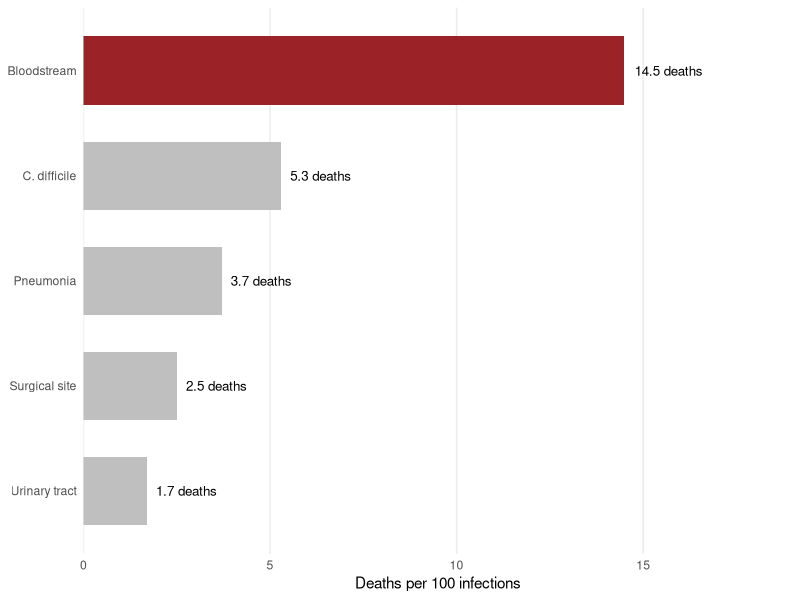

Write R code to recreate this figure.
## ---- chunk 1
#| echo: false
#| message: false
library(ggplot2)
## ---- chunk 2
#| echo: false
#| label: tbl-compare
#| tbl-cap: "Germany ends up with more infections, more deaths and more lost health per head of population than the European average, despite treating each patient more safely. Figures are estimates for 2011, rounded. Source: Zacher et al. (2019)."
comparison <- data.frame(
  measure = c("Infections caught in hospital",
              "Deaths caused by those infections",
              "Years of healthy life lost"),
  germany = c("592", "20", "308"),
  europe  = c("468", "15", "290")
)

knitr::kable(comparison,
             col.names = c("Per 100,000 people, each year", "Germany", "European average"),
             align = "lcc")
## ---- chunk 3
#| echo: false
#| label: fig-risk
#| fig-cap: "Bloodstream infections are the rarest of the five but kill roughly one patient in seven, while urinary tract infections are the most common and the least deadly. Calculated from estimated German cases and deaths in 2011. Source: Zacher et al. (2019)."
#| fig-width: 7
#| fig-height: 3
risk <- data.frame(
  infection = c("Bloodstream", "C. difficile", "Pneumonia",
                "Surgical site", "Urinary tract"),
  deaths_per_100 = c(14.5, 5.3, 3.7, 2.5, 1.7)
)

# deadliest at the top
risk$infection <- factor(risk$infection, levels = rev(risk$infection))
risk$focus <- risk$infection == "Bloodstream"

ggplot(risk, aes(x = deaths_per_100, y = infection, fill = focus)) +
  geom_col(width = 0.65) +
  geom_text(aes(label = paste0(deaths_per_100, " deaths")), hjust = -0.15, size = 3.4) +
  scale_fill_manual(values = c("TRUE" = "#9B2226", "FALSE" = "grey75"), guide = "none") +
  scale_x_continuous(limits = c(0, 19), expand = c(0, 0)) +
  labs(x = "Deaths per 100 infections", y = NULL) +
  theme_minimal(base_size = 11) +
  theme(panel.grid.major.y = element_blank(),
        panel.grid.minor = element_blank())
